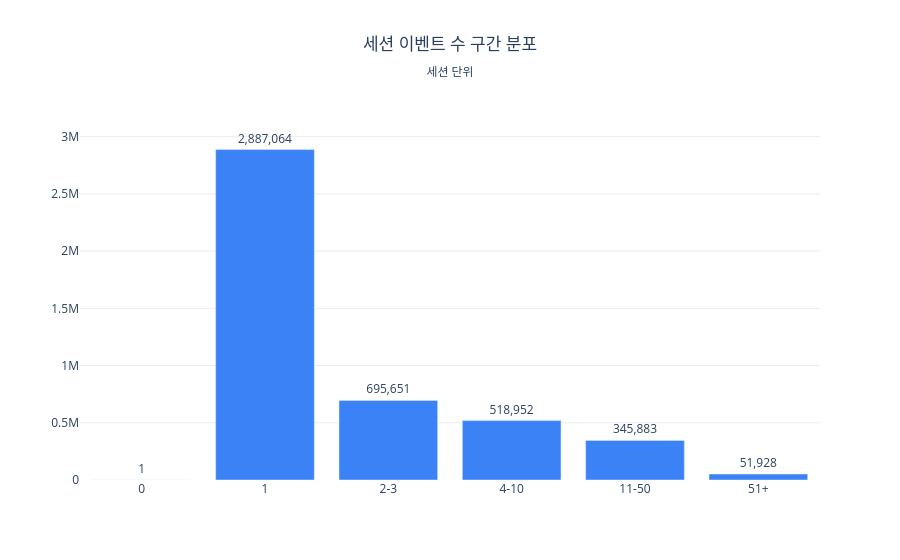

Notebook code for this chart:
### Code cell
y = events_dist['세션수']
fig = go.Figure(go.Bar(
    x=events_dist['구간'], y=y, marker_color='#3B82F6',
    text=y.map(lambda v: f"{v:,}"), textposition='outside',
))
fig.update_layout(
    title=dict(text='세션 이벤트 수 구간 분포<br><sub>세션 단위</sub>', x=0.5, xanchor='center'),
    plot_bgcolor='white', yaxis=dict(gridcolor='#ececec', range=[0, y.max() * 1.15]),
)
fig.show()

### Figure 1 — Plotly figure (JSON) as saved in the notebook; plotly's stock layout.template omitted (floating-point values rounded to 4 significant figures)
{"data": [{"marker": {"color": "#3B82F6"}, "text": ["1", "2,887,064", "695,651", "518,952", "345,883", "51,928"], "textposition": "outside", "type": "bar", "x": ["0", "1", "2-3", "4-10", "11-50", "51+"], "y": [1, 2887064, 695651, 518952, 345883, 51928]}], "layout": {"plot_bgcolor": "white", "title": {"text": "세션 이벤트 수 구간 분포<br><sub>세션 단위</sub>", "x": 0.5, "xanchor": "center"}, "yaxis": {"gridcolor": "#ececec", "range": [0, 3320000.0]}}}
